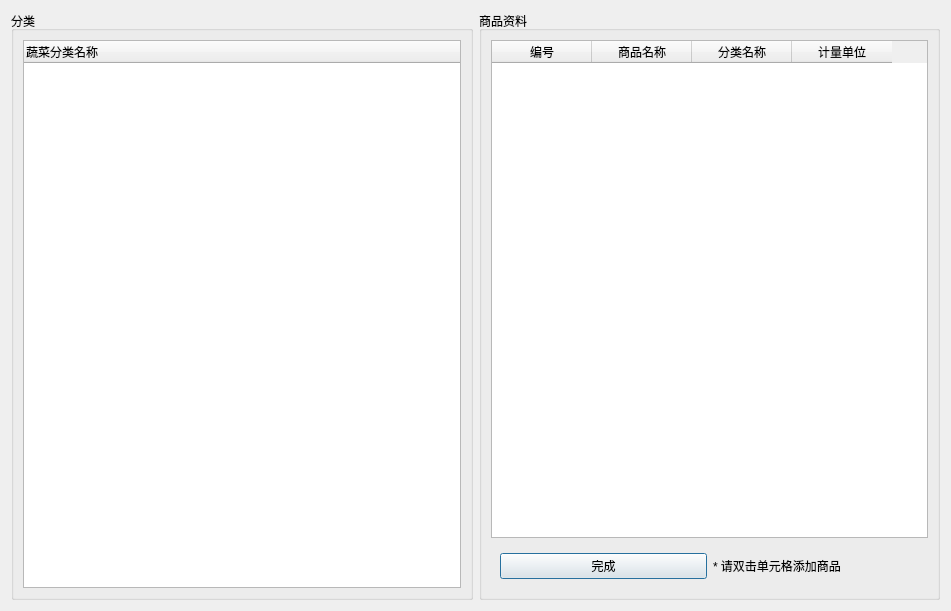
<?xml version="1.0" encoding="UTF-8"?>
<ui version="4.0">
 <class>Dialog</class>
 <widget class="QDialog" name="Dialog">
  <property name="geometry">
   <rect>
    <x>0</x>
    <y>0</y>
    <width>951</width>
    <height>611</height>
   </rect>
  </property>
  <property name="minimumSize">
   <size>
    <width>0</width>
    <height>0</height>
   </size>
  </property>
  <property name="maximumSize">
   <size>
    <width>16777215</width>
    <height>16777215</height>
   </size>
  </property>
  <property name="windowTitle">
   <string>添加商品到订单</string>
  </property>
  <layout class="QHBoxLayout" name="horizontalLayout">
   <item>
    <widget class="QGroupBox" name="groupBox">
     <property name="title">
      <string>分类</string>
     </property>
     <layout class="QHBoxLayout" name="horizontalLayout_2">
      <item>
       <widget class="QTreeWidget" name="treeWidget">
        <column>
         <property name="text">
          <string>蔬菜分类名称</string>
         </property>
        </column>
       </widget>
      </item>
     </layout>
    </widget>
   </item>
   <item>
    <widget class="QGroupBox" name="groupBox_2">
     <property name="title">
      <string>商品资料</string>
     </property>
     <layout class="QVBoxLayout" name="verticalLayout">
      <item>
       <widget class="QTableWidget" name="tableWidget">
        <column>
         <property name="text">
          <string>编号</string>
         </property>
        </column>
        <column>
         <property name="text">
          <string>商品名称</string>
         </property>
        </column>
        <column>
         <property name="text">
          <string>分类名称</string>
         </property>
        </column>
        <column>
         <property name="text">
          <string>计量单位</string>
         </property>
        </column>
       </widget>
      </item>
      <item>
       <widget class="QWidget" name="widget" native="true">
        <layout class="QHBoxLayout" name="horizontalLayout_3">
         <item>
          <widget class="QPushButton" name="pushButton">
           <property name="text">
            <string>完成</string>
           </property>
          </widget>
         </item>
         <item>
          <widget class="QLabel" name="label">
           <property name="text">
            <string>* 请双击单元格添加商品</string>
           </property>
          </widget>
         </item>
        </layout>
       </widget>
      </item>
     </layout>
    </widget>
   </item>
  </layout>
 </widget>
 <resources/>
 <connections/>
</ui>
